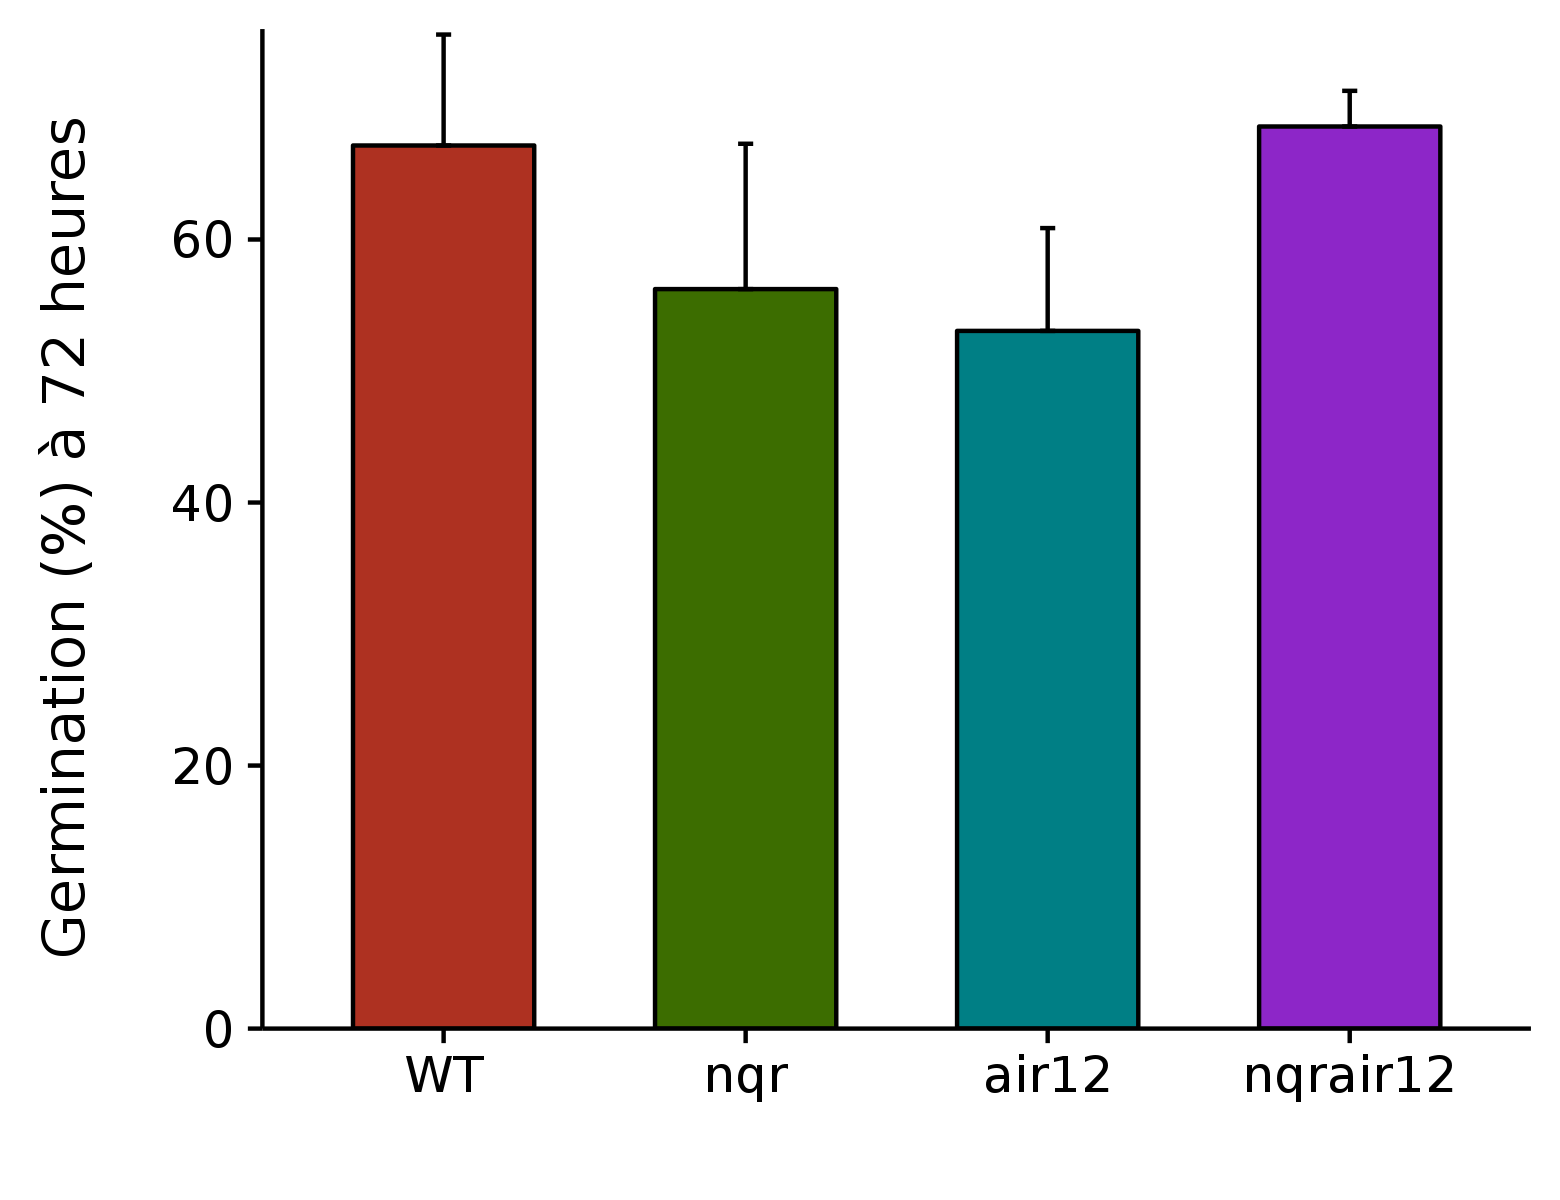

Generate this figure with R:
remove(list = ls())
graphics.off()

library("ggplot2")
library("cowplot")

data <- read.csv("lumière5C3jstrat.csv", header = TRUE)
data <- data[data$ecotype == "Ler",]

#########
#CALCULS#
#########

pr <- (data[, c("X0", "X1", "X2", "X3", "X4", "X7")] / data$total)*100
data1 <- cbind(data[,1:2], pr)

data2 <- melt(data1, id = c("genotype", "ecotype"))
data2 <- data2[data2$variable == "X3", ]
mean <- aggregate(data2$value, list(data2$genotype), mean)

StandErr <- function(x){
  return(sd(x) / sqrt(length(x)))
}
se <- aggregate(data2$value, list(data2$genotype), StandErr)

result <- cbind(mean, se[,2])
colnames(result) <- c("genotype", "moyenne", "se")
result$genotype <- factor(result$genotype, levels = c("WT", "nqr", "air12","nqrair12"))

#########
#BARPLOT#
#########

g <- ggplot(result, aes(genotype, moyenne, 
            group = genotype, fill = genotype)) +
  theme(legend.position = "none") +
  geom_bar(stat = "identity", 
           color = "black", width = 0.6) +
  scale_fill_hue(l = 40, c = 100) +
  xlab("") +
  scale_y_continuous(name = "Germination (%) à 72 heures \n",                            
                     expand = c(0,0), limits = c(0,76)) +
  geom_errorbar(aes(ymin = result$moyenne, ymax = result$moyenne + result$se), width = 0.05)
g
save_plot("5C_Ler_diagramme.png", g, base_aspect_ratio = 1.3)


#######
#STATS#
#######

shapiroTest <- aggregate(value ~ genotype, data = data2, 
                         function (x) shapiro.test(x)$p.value)
#toutes les distributions sont normales

result <- data.frame(reference=character(0),
                     genotype=character(0),
                     bartlett=numeric(0),
                     bartlett.pass=logical(0),
                     student=numeric(0),
                     student.pass=logical(0))

for (params in list(c("WT", "nqr"),
                    c("WT", "air12"),
                    c("WT", "nqrair12"))) {
  
  reference <- params[1]
  genotype <- params[2]
  
  bartlettResult <- bartlett.test(list(data2$value[data2$genotype == reference],
                                       data2$value[data2$genotype == genotype]))
  
  #égalité des variances sauf pour nqrair12
  
  studentResult<- t.test(data2$value[data2$genotype == reference],
                         data2$value[data2$genotype == genotype], var.equal = TRUE)
  
  result <- rbind(result, data.frame(reference=reference,
                                     genotype=genotype,
                                     bartlett=bartlettResult$p.value,
                                     bartlett.pass=(bartlettResult$p.value > 0.05),
                                     student=studentResult$p.value,
                                     student.pass=(studentResult$p.value > 0.05)))
}
